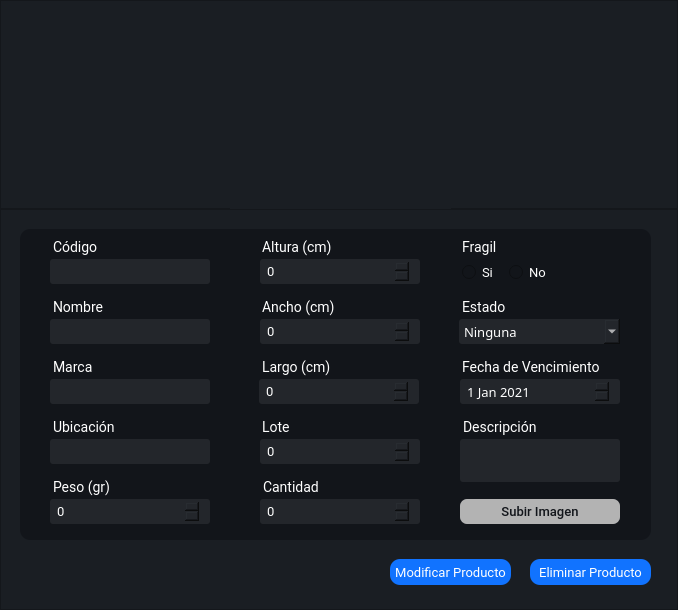
<?xml version="1.0" encoding="UTF-8"?>
<ui version="4.0">
 <class>MainWindow</class>
 <widget class="QMainWindow" name="MainWindow">
  <property name="geometry">
   <rect>
    <x>0</x>
    <y>0</y>
    <width>678</width>
    <height>610</height>
   </rect>
  </property>
  <property name="windowTitle">
   <string>MainWindow</string>
  </property>
  <widget class="QWidget" name="centralwidget">
   <layout class="QVBoxLayout" name="verticalLayout">
    <property name="spacing">
     <number>0</number>
    </property>
    <property name="leftMargin">
     <number>0</number>
    </property>
    <property name="topMargin">
     <number>0</number>
    </property>
    <property name="rightMargin">
     <number>0</number>
    </property>
    <property name="bottomMargin">
     <number>0</number>
    </property>
    <item>
     <widget class="QFrame" name="frame">
      <property name="minimumSize">
       <size>
        <width>0</width>
        <height>0</height>
       </size>
      </property>
      <property name="maximumSize">
       <size>
        <width>16777215</width>
        <height>209</height>
       </size>
      </property>
      <property name="styleSheet">
       <string notr="true">background: #1a1e23;</string>
      </property>
      <property name="frameShape">
       <enum>QFrame::StyledPanel</enum>
      </property>
      <property name="frameShadow">
       <enum>QFrame::Raised</enum>
      </property>
      <widget class="QLabel" name="label">
       <property name="geometry">
        <rect>
         <x>230</x>
         <y>30</y>
         <width>221</width>
         <height>181</height>
        </rect>
       </property>
       <property name="text">
        <string/>
       </property>
       <property name="pixmap">
        <pixmap resource="img/img_oficiales.qrc">:/cct/Alimento.png</pixmap>
       </property>
       <property name="scaledContents">
        <bool>true</bool>
       </property>
      </widget>
     </widget>
    </item>
    <item>
     <widget class="QFrame" name="frame_2">
      <property name="minimumSize">
       <size>
        <width>0</width>
        <height>300</height>
       </size>
      </property>
      <property name="maximumSize">
       <size>
        <width>16777215</width>
        <height>16777215</height>
       </size>
      </property>
      <property name="styleSheet">
       <string notr="true">background: #1a1e23;
</string>
      </property>
      <property name="frameShape">
       <enum>QFrame::StyledPanel</enum>
      </property>
      <property name="frameShadow">
       <enum>QFrame::Raised</enum>
      </property>
      <widget class="QFrame" name="frame_3">
       <property name="geometry">
        <rect>
         <x>20</x>
         <y>20</y>
         <width>631</width>
         <height>311</height>
        </rect>
       </property>
       <property name="maximumSize">
        <size>
         <width>16777215</width>
         <height>400</height>
        </size>
       </property>
       <property name="styleSheet">
        <string notr="true">background: #12151a;border-radius: 10px;
</string>
       </property>
       <property name="frameShape">
        <enum>QFrame::StyledPanel</enum>
       </property>
       <property name="frameShadow">
        <enum>QFrame::Raised</enum>
       </property>
       <widget class="QLabel" name="label_19">
        <property name="geometry">
         <rect>
          <x>429</x>
          <y>60</y>
          <width>57</width>
          <height>27</height>
         </rect>
        </property>
        <property name="maximumSize">
         <size>
          <width>75</width>
          <height>16777215</height>
         </size>
        </property>
        <property name="font">
         <font>
          <family>Roboto</family>
          <pointsize>-1</pointsize>
         </font>
        </property>
        <property name="styleSheet">
         <string notr="true">font-family: Roboto;
font-size: 14px;
color: #fff;
margin-top:10px;
margin-left:10px

</string>
        </property>
        <property name="text">
         <string>Estado</string>
        </property>
       </widget>
       <widget class="QLabel" name="label_20">
        <property name="geometry">
         <rect>
          <x>429</x>
          <y>0</y>
          <width>56</width>
          <height>27</height>
         </rect>
        </property>
        <property name="maximumSize">
         <size>
          <width>75</width>
          <height>16777215</height>
         </size>
        </property>
        <property name="font">
         <font>
          <family>Roboto</family>
          <pointsize>-1</pointsize>
         </font>
        </property>
        <property name="styleSheet">
         <string notr="true">font-family: Roboto;
font-size: 14px;
color: #fff;
margin-top:10px;
margin-left:10px

</string>
        </property>
        <property name="text">
         <string>Fragil</string>
        </property>
       </widget>
       <widget class="QLabel" name="label_22">
        <property name="geometry">
         <rect>
          <x>429</x>
          <y>120</y>
          <width>158</width>
          <height>27</height>
         </rect>
        </property>
        <property name="maximumSize">
         <size>
          <width>500</width>
          <height>16777215</height>
         </size>
        </property>
        <property name="font">
         <font>
          <family>Roboto</family>
          <pointsize>-1</pointsize>
         </font>
        </property>
        <property name="styleSheet">
         <string notr="true">font-family: Roboto;
font-size: 14px;
color: #fff;
margin-top:10px;
margin-left:10px

</string>
        </property>
        <property name="text">
         <string>Fecha de Vencimiento</string>
        </property>
       </widget>
       <widget class="QRadioButton" name="fragil_si">
        <property name="geometry">
         <rect>
          <x>442</x>
          <y>20</y>
          <width>41</width>
          <height>31</height>
         </rect>
        </property>
        <property name="styleSheet">
         <string notr="true">QRadioButton{
border-radius: 3px;
color: #fff;
font-family:Roboto;
border: none;
font-size:13px;
font-weight: 400;
margin-top:15px
}
</string>
        </property>
        <property name="text">
         <string>Si</string>
        </property>
       </widget>
       <widget class="QRadioButton" name="fragil_no">
        <property name="geometry">
         <rect>
          <x>489</x>
          <y>20</y>
          <width>41</width>
          <height>31</height>
         </rect>
        </property>
        <property name="styleSheet">
         <string notr="true">QRadioButton{
border-radius: 3px;
color: #fff;
font-family:Roboto;
border: none;
font-size:13px;
font-weight: 400;
margin-top:15px
}
</string>
        </property>
        <property name="text">
         <string>No</string>
        </property>
       </widget>
       <widget class="QComboBox" name="condicion_cbox">
        <property name="geometry">
         <rect>
          <x>439</x>
          <y>90</y>
          <width>161</width>
          <height>25</height>
         </rect>
        </property>
        <property name="styleSheet">
         <string notr="true">padding:0 5px;
background-color: #23262b;
border-radius: 3px;
color: #fff;
font-family:Roboto Lt;
border: none;
font-size:13px;
font-weight: 400;
</string>
        </property>
        <property name="currentText">
         <string>Ninguna</string>
        </property>
        <property name="currentIndex">
         <number>0</number>
        </property>
        <property name="maxVisibleItems">
         <number>3</number>
        </property>
        <property name="maxCount">
         <number>3</number>
        </property>
        <property name="insertPolicy">
         <enum>QComboBox::InsertAfterCurrent</enum>
        </property>
        <property name="iconSize">
         <size>
          <width>16</width>
          <height>0</height>
         </size>
        </property>
        <property name="duplicatesEnabled">
         <bool>false</bool>
        </property>
        <property name="frame">
         <bool>false</bool>
        </property>
        <item>
         <property name="text">
          <string>Ninguna</string>
         </property>
        </item>
        <item>
         <property name="text">
          <string>Refrigerado</string>
         </property>
        </item>
        <item>
         <property name="text">
          <string>Inflamable</string>
         </property>
        </item>
       </widget>
       <widget class="QPushButton" name="subirFoto_btn">
        <property name="geometry">
         <rect>
          <x>440</x>
          <y>270</y>
          <width>160</width>
          <height>25</height>
         </rect>
        </property>
        <property name="maximumSize">
         <size>
          <width>16777215</width>
          <height>16777215</height>
         </size>
        </property>
        <property name="cursor">
         <cursorShape>PointingHandCursor</cursorShape>
        </property>
        <property name="styleSheet">
         <string notr="true">QPushButton{
background-color: #b3b3b3;
border-radius: 7px;
padding: 4 10px;
color: #12151a;
font-family:Roboto;
border: none;
font-size:13px;
font-weight: 500;
}
QPushButton:hover{
background-color: rgba(255,255,255,50);
color: #fff;

}</string>
        </property>
        <property name="text">
         <string>Subir Imagen</string>
        </property>
       </widget>
       <widget class="QDateEdit" name="venc_date">
        <property name="geometry">
         <rect>
          <x>430</x>
          <y>150</y>
          <width>170</width>
          <height>25</height>
         </rect>
        </property>
        <property name="styleSheet">
         <string notr="true">
background-color: #23262b;
border-radius: 3px;
padding: 4 5px;
color: #fff;
font-family:Roboto lt;
border: none;
font-size:13px;
margin-left: 10px;</string>
        </property>
        <property name="dateTime">
         <datetime>
          <hour>0</hour>
          <minute>0</minute>
          <second>0</second>
          <year>2021</year>
          <month>1</month>
          <day>1</day>
         </datetime>
        </property>
       </widget>
       <widget class="QSpinBox" name="peso_num">
        <property name="geometry">
         <rect>
          <x>20</x>
          <y>270</y>
          <width>170</width>
          <height>25</height>
         </rect>
        </property>
        <property name="styleSheet">
         <string notr="true">background-color: #23262b;
border-radius: 3px;
padding: 4 5px;
color: #fff;
font-family:Roboto;
border: none;
font-size:13px;
font-weight: 400;
margin-left: 10px;
</string>
        </property>
       </widget>
       <widget class="QSpinBox" name="largo_num">
        <property name="geometry">
         <rect>
          <x>229</x>
          <y>150</y>
          <width>170</width>
          <height>25</height>
         </rect>
        </property>
        <property name="styleSheet">
         <string notr="true">background-color: #23262b;
border-radius: 3px;
padding: 4 5px;
color: #fff;
font-family:Roboto;
border: none;
font-size:13px;
font-weight: 400;
margin-left: 10px;
</string>
        </property>
       </widget>
       <widget class="QSpinBox" name="ancho_num">
        <property name="geometry">
         <rect>
          <x>230</x>
          <y>90</y>
          <width>170</width>
          <height>25</height>
         </rect>
        </property>
        <property name="styleSheet">
         <string notr="true">background-color: #23262b;
border-radius: 3px;
padding: 4 5px;
color: #fff;
font-family:Roboto;
border: none;
font-size:13px;
font-weight: 400;
margin-left: 10px;
</string>
        </property>
       </widget>
       <widget class="QSpinBox" name="altura_num">
        <property name="geometry">
         <rect>
          <x>230</x>
          <y>30</y>
          <width>170</width>
          <height>25</height>
         </rect>
        </property>
        <property name="styleSheet">
         <string notr="true">background-color: #23262b;
border-radius: 3px;
padding: 4 5px;
color: #fff;
font-family:Roboto;
border: none;
font-size:13px;
font-weight: 400;
margin-left: 10px;
</string>
        </property>
       </widget>
       <widget class="QLabel" name="label_8">
        <property name="geometry">
         <rect>
          <x>229</x>
          <y>60</y>
          <width>90</width>
          <height>27</height>
         </rect>
        </property>
        <property name="maximumSize">
         <size>
          <width>90</width>
          <height>16777215</height>
         </size>
        </property>
        <property name="font">
         <font>
          <family>Roboto</family>
          <pointsize>-1</pointsize>
         </font>
        </property>
        <property name="styleSheet">
         <string notr="true">font-family: Roboto;
font-size: 14px;
color: #fff;
margin-top:10px;
margin-left:10px

</string>
        </property>
        <property name="text">
         <string>Ancho (cm)</string>
        </property>
       </widget>
       <widget class="QLineEdit" name="nombre_input">
        <property name="geometry">
         <rect>
          <x>20</x>
          <y>90</y>
          <width>170</width>
          <height>25</height>
         </rect>
        </property>
        <property name="minimumSize">
         <size>
          <width>0</width>
          <height>0</height>
         </size>
        </property>
        <property name="maximumSize">
         <size>
          <width>16777215</width>
          <height>25</height>
         </size>
        </property>
        <property name="styleSheet">
         <string notr="true">QLineEdit{
background-color: #23262b;
border-radius: 3px;
padding: 4 5px;
color: #fff;
font-family:Roboto;
border: none;
font-size:13px;
font-weight: 400;
margin-left: 10px;

}</string>
        </property>
        <property name="placeholderText">
         <string/>
        </property>
       </widget>
       <widget class="QLabel" name="label_4">
        <property name="geometry">
         <rect>
          <x>20</x>
          <y>60</y>
          <width>67</width>
          <height>27</height>
         </rect>
        </property>
        <property name="font">
         <font>
          <family>Roboto</family>
          <pointsize>-1</pointsize>
         </font>
        </property>
        <property name="styleSheet">
         <string notr="true">font-family: Roboto;
font-size: 14px;
color: #fff;
margin-top:10px;
margin-left:10px

</string>
        </property>
        <property name="text">
         <string>Nombre</string>
        </property>
       </widget>
       <widget class="QLabel" name="label_7">
        <property name="geometry">
         <rect>
          <x>229</x>
          <y>0</y>
          <width>90</width>
          <height>27</height>
         </rect>
        </property>
        <property name="maximumSize">
         <size>
          <width>90</width>
          <height>16777215</height>
         </size>
        </property>
        <property name="font">
         <font>
          <family>Roboto</family>
          <pointsize>-1</pointsize>
         </font>
        </property>
        <property name="styleSheet">
         <string notr="true">font-family: Roboto;
font-size: 14px;
color: #fff;
margin-top:10px;
margin-left:10px

</string>
        </property>
        <property name="text">
         <string>Altura (cm)</string>
        </property>
       </widget>
       <widget class="QLabel" name="label_3">
        <property name="geometry">
         <rect>
          <x>20</x>
          <y>0</y>
          <width>62</width>
          <height>27</height>
         </rect>
        </property>
        <property name="font">
         <font>
          <family>Roboto</family>
          <pointsize>-1</pointsize>
         </font>
        </property>
        <property name="styleSheet">
         <string notr="true">font-family: Roboto;
font-size: 14px;
color: #fff;
margin-top:10px;
margin-left:10px

</string>
        </property>
        <property name="text">
         <string>Código</string>
        </property>
       </widget>
       <widget class="QLineEdit" name="codigo_input">
        <property name="geometry">
         <rect>
          <x>20</x>
          <y>30</y>
          <width>170</width>
          <height>25</height>
         </rect>
        </property>
        <property name="minimumSize">
         <size>
          <width>0</width>
          <height>0</height>
         </size>
        </property>
        <property name="maximumSize">
         <size>
          <width>16777215</width>
          <height>25</height>
         </size>
        </property>
        <property name="styleSheet">
         <string notr="true">QLineEdit{
background-color: #23262b;
border-radius: 3px;
padding: 4 5px;
color: #fff;
font-family:Roboto;
border: none;
font-size:13px;
font-weight: 400;
margin-left: 10px;

}
</string>
        </property>
        <property name="text">
         <string/>
        </property>
        <property name="placeholderText">
         <string/>
        </property>
       </widget>
       <widget class="QLabel" name="label_10">
        <property name="geometry">
         <rect>
          <x>229</x>
          <y>180</y>
          <width>154</width>
          <height>27</height>
         </rect>
        </property>
        <property name="maximumSize">
         <size>
          <width>154</width>
          <height>16777215</height>
         </size>
        </property>
        <property name="font">
         <font>
          <family>Roboto</family>
          <pointsize>-1</pointsize>
         </font>
        </property>
        <property name="styleSheet">
         <string notr="true">font-family: Roboto;
font-size: 14px;
color: #fff;
margin-top:10px;
margin-left:10px

</string>
        </property>
        <property name="text">
         <string>Lote</string>
        </property>
       </widget>
       <widget class="QLabel" name="label_6">
        <property name="geometry">
         <rect>
          <x>20</x>
          <y>240</y>
          <width>71</width>
          <height>27</height>
         </rect>
        </property>
        <property name="font">
         <font>
          <family>Roboto</family>
          <pointsize>-1</pointsize>
         </font>
        </property>
        <property name="styleSheet">
         <string notr="true">font-family: Roboto;
font-size: 14px;
color: #fff;
margin-top:10px;
margin-left:10px

</string>
        </property>
        <property name="text">
         <string>Peso (gr)</string>
        </property>
       </widget>
       <widget class="QLineEdit" name="marca_input">
        <property name="geometry">
         <rect>
          <x>20</x>
          <y>150</y>
          <width>170</width>
          <height>25</height>
         </rect>
        </property>
        <property name="minimumSize">
         <size>
          <width>0</width>
          <height>0</height>
         </size>
        </property>
        <property name="maximumSize">
         <size>
          <width>16777215</width>
          <height>25</height>
         </size>
        </property>
        <property name="styleSheet">
         <string notr="true">QLineEdit{
background-color: #23262b;
border-radius: 3px;
padding: 4 5px;
color: #fff;
font-family:Roboto;
border: none;
font-size:13px;
font-weight: 400;
margin-left: 10px;

}
</string>
        </property>
        <property name="placeholderText">
         <string/>
        </property>
       </widget>
       <widget class="QLabel" name="label_5">
        <property name="geometry">
         <rect>
          <x>20</x>
          <y>120</y>
          <width>57</width>
          <height>27</height>
         </rect>
        </property>
        <property name="font">
         <font>
          <family>Roboto</family>
          <pointsize>-1</pointsize>
         </font>
        </property>
        <property name="styleSheet">
         <string notr="true">font-family: Roboto;
font-size: 14px;
color: #fff;
margin-top:10px;
margin-left:10px

</string>
        </property>
        <property name="text">
         <string>Marca</string>
        </property>
       </widget>
       <widget class="QLabel" name="label_9">
        <property name="geometry">
         <rect>
          <x>229</x>
          <y>120</y>
          <width>90</width>
          <height>27</height>
         </rect>
        </property>
        <property name="maximumSize">
         <size>
          <width>90</width>
          <height>16777215</height>
         </size>
        </property>
        <property name="font">
         <font>
          <family>Roboto</family>
          <pointsize>-1</pointsize>
         </font>
        </property>
        <property name="styleSheet">
         <string notr="true">font-family: Roboto;
font-size: 14px;
color: #fff;
margin-top:10px;
margin-left:10px

</string>
        </property>
        <property name="text">
         <string>Largo (cm)</string>
        </property>
       </widget>
       <widget class="QSpinBox" name="lote_num">
        <property name="geometry">
         <rect>
          <x>230</x>
          <y>210</y>
          <width>170</width>
          <height>25</height>
         </rect>
        </property>
        <property name="styleSheet">
         <string notr="true">background-color: #23262b;
border-radius: 3px;
padding: 4 5px;
color: #fff;
font-family:Roboto;
border: none;
font-size:13px;
font-weight: 400;
margin-left: 10px;
</string>
        </property>
       </widget>
       <widget class="QLabel" name="label_11">
        <property name="geometry">
         <rect>
          <x>230</x>
          <y>240</y>
          <width>75</width>
          <height>27</height>
         </rect>
        </property>
        <property name="maximumSize">
         <size>
          <width>75</width>
          <height>16777215</height>
         </size>
        </property>
        <property name="font">
         <font>
          <family>Roboto</family>
          <pointsize>-1</pointsize>
         </font>
        </property>
        <property name="styleSheet">
         <string notr="true">font-family: Roboto;
font-size: 14px;
color: #fff;
margin-top:10px;
margin-left:10px

</string>
        </property>
        <property name="text">
         <string>Cantidad</string>
        </property>
       </widget>
       <widget class="QSpinBox" name="cantidad_num">
        <property name="geometry">
         <rect>
          <x>230</x>
          <y>270</y>
          <width>170</width>
          <height>25</height>
         </rect>
        </property>
        <property name="styleSheet">
         <string notr="true">background-color: #23262b;
border-radius: 3px;
padding: 4 5px;
color: #fff;
font-family:Roboto;
border: none;
font-size:13px;
font-weight: 400;
margin-left: 10px;
</string>
        </property>
       </widget>
       <widget class="QTextEdit" name="descripcion_input">
        <property name="geometry">
         <rect>
          <x>430</x>
          <y>210</y>
          <width>170</width>
          <height>43</height>
         </rect>
        </property>
        <property name="styleSheet">
         <string notr="true">
background-color: #23262b;
border-radius: 3px;
padding: 4 5px;
color: #fff;
font-family:Roboto;
border: none;
font-size:13px;
font-weight: 400;
margin-left: 10px</string>
        </property>
       </widget>
       <widget class="QLabel" name="label_12">
        <property name="geometry">
         <rect>
          <x>430</x>
          <y>180</y>
          <width>99</width>
          <height>27</height>
         </rect>
        </property>
        <property name="font">
         <font>
          <family>Roboto</family>
          <pointsize>-1</pointsize>
         </font>
        </property>
        <property name="styleSheet">
         <string notr="true">font-family: Roboto;
font-size: 14px;
color: #fff;
margin-top:10px;
margin-left:10px

</string>
        </property>
        <property name="text">
         <string>Descripción</string>
        </property>
       </widget>
       <widget class="QLineEdit" name="ubicacion_input">
        <property name="geometry">
         <rect>
          <x>20</x>
          <y>210</y>
          <width>170</width>
          <height>25</height>
         </rect>
        </property>
        <property name="minimumSize">
         <size>
          <width>0</width>
          <height>0</height>
         </size>
        </property>
        <property name="maximumSize">
         <size>
          <width>16777215</width>
          <height>25</height>
         </size>
        </property>
        <property name="styleSheet">
         <string notr="true">QLineEdit{
background-color: #23262b;
border-radius: 3px;
padding: 4 5px;
color: #fff;
font-family:Roboto;
border: none;
font-size:13px;
font-weight: 400;
margin-left: 10px;

}
</string>
        </property>
        <property name="placeholderText">
         <string/>
        </property>
       </widget>
       <widget class="QLabel" name="label_13">
        <property name="geometry">
         <rect>
          <x>20</x>
          <y>180</y>
          <width>84</width>
          <height>27</height>
         </rect>
        </property>
        <property name="font">
         <font>
          <family>Roboto</family>
          <pointsize>-1</pointsize>
         </font>
        </property>
        <property name="styleSheet">
         <string notr="true">font-family: Roboto;
font-size: 14px;
color: #fff;
margin-top:10px;
margin-left:10px

</string>
        </property>
        <property name="text">
         <string>Ubicación</string>
        </property>
       </widget>
      </widget>
      <widget class="QPushButton" name="modificarprod_btn">
       <property name="geometry">
        <rect>
         <x>390</x>
         <y>350</y>
         <width>121</width>
         <height>26</height>
        </rect>
       </property>
       <property name="font">
        <font>
         <family>Roboto</family>
         <pointsize>-1</pointsize>
        </font>
       </property>
       <property name="cursor">
        <cursorShape>PointingHandCursor</cursorShape>
       </property>
       <property name="styleSheet">
        <string notr="true">QPushButton{
background-color: #1173ff;
color: #fff;
border-radius:10px;
font-family:Roboto;
font-size: 13px

}
QPushButton:hover{
background-color: #45a9f0;
}</string>
       </property>
       <property name="text">
        <string>Modificar Producto</string>
       </property>
      </widget>
      <widget class="QPushButton" name="eliminarprod_btn">
       <property name="geometry">
        <rect>
         <x>530</x>
         <y>350</y>
         <width>121</width>
         <height>26</height>
        </rect>
       </property>
       <property name="font">
        <font>
         <family>Roboto</family>
         <pointsize>-1</pointsize>
        </font>
       </property>
       <property name="cursor">
        <cursorShape>PointingHandCursor</cursorShape>
       </property>
       <property name="styleSheet">
        <string notr="true">QPushButton{
background-color: #1173ff;
color: #fff;
border-radius:10px;
font-family:Roboto;
font-size: 13px

}
QPushButton:hover{
background-color: #45a9f0;
}</string>
       </property>
       <property name="text">
        <string>Eliminar Producto</string>
       </property>
      </widget>
     </widget>
    </item>
   </layout>
  </widget>
 </widget>
 <resources>
  <include location="img/img_oficiales.qrc"/>
 </resources>
 <connections/>
</ui>
